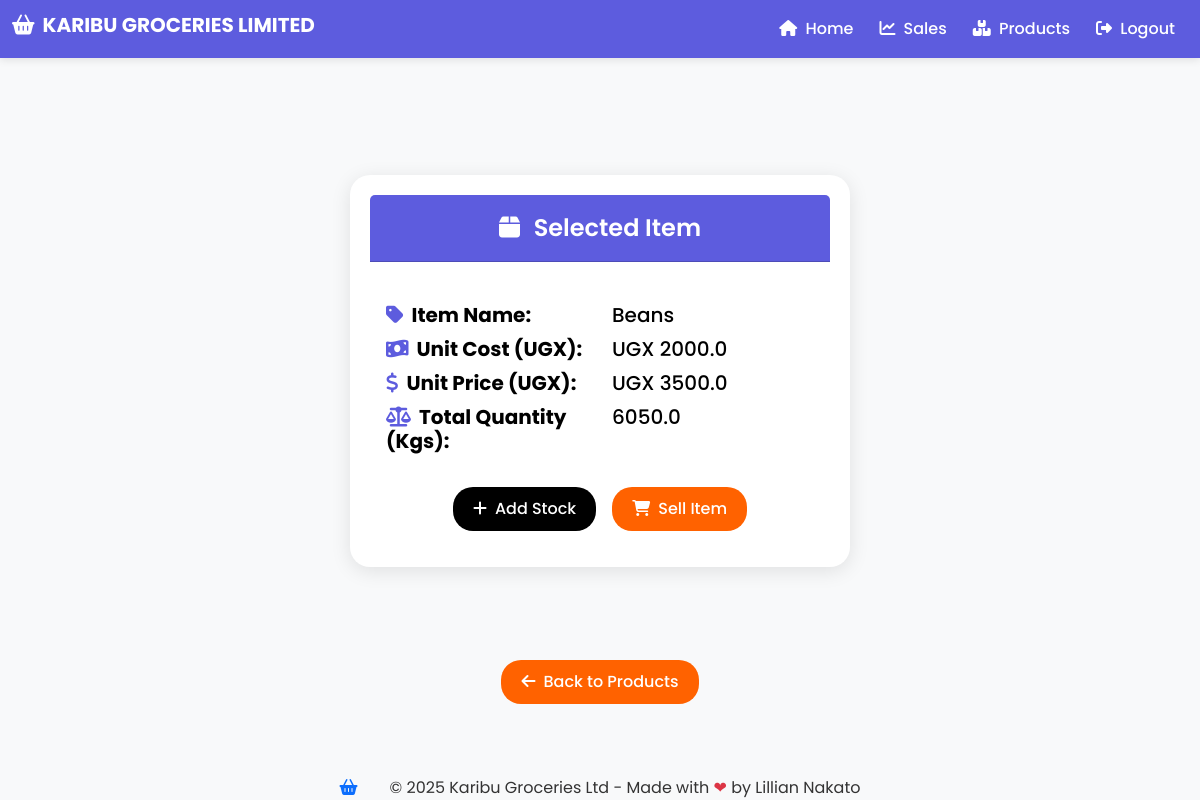
Before: /productdetail/1/ (signed in) with the older database file.
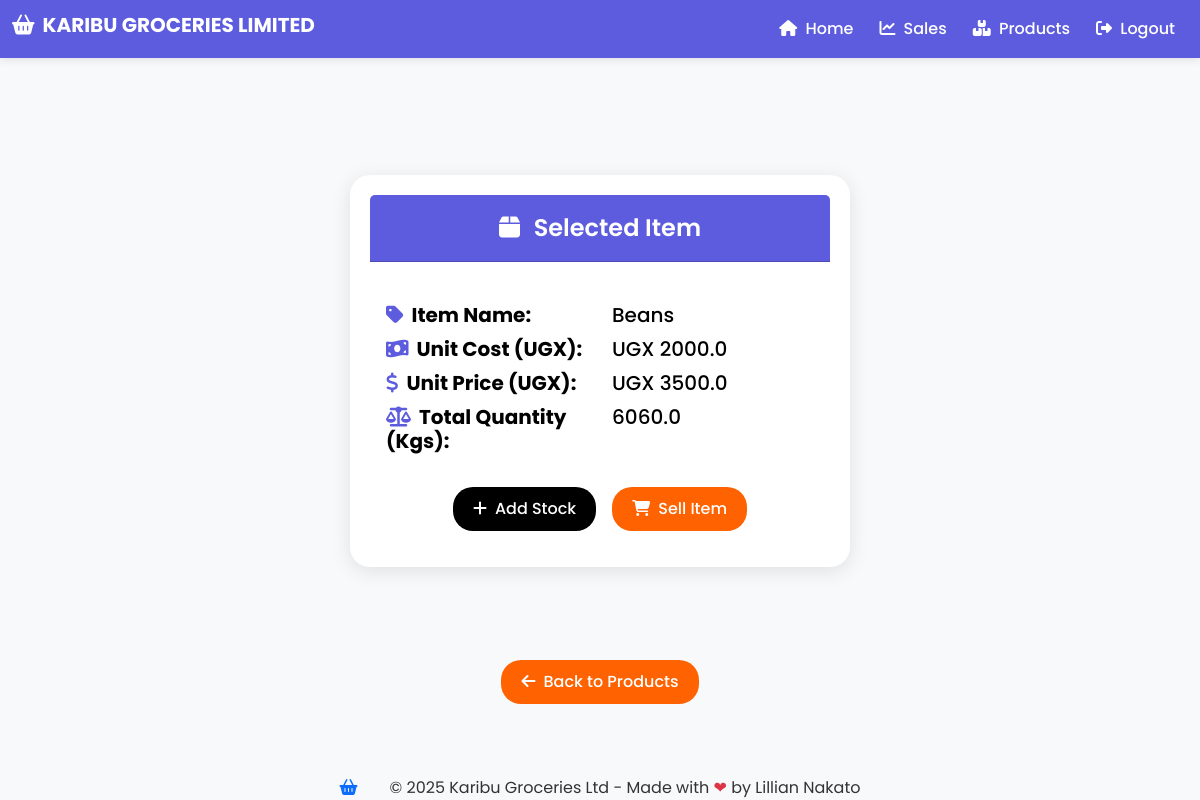
After: the same page with the newer database file.
### kgl_app/models.py (models this page shows, shortened)
class Product(models.Model):
    product_name=models.CharField(max_length=50, blank=False, default='')
    branch_name=models.CharField(max_length=50,  blank=True, null=True)
    product_type=models.CharField(max_length=50, null = True, blank=True)
    time_of_produce=models.CharField(max_length=50, null = True, blank=True)
    stock_contact=models.CharField(max_length=50, null = True, blank=True)
    source = models.CharField(max_length=50, default='',blank=False)
    cost = models.FloatField(default=0, null = False, blank=False)
    unit_cost = models.FloatField(default=10, null = False, blank=False)
    unit_price = models.FloatField(default=0, null = False, blank=False)
    total_quantity = models.FloatField(default=0, null = False, blank=False)
    received_quantity = models.FloatField(default=0, null = False, blank=False)
    issued_quantity = models.FloatField(default=0, null = False, blank=False)
    date = models.DateField(auto_now_add=True)

### kgl_app/views.py (the view)
# urls.py: path('productdetail/<int:product_id>/', views.product_detail, name='productdetail'),
@login_required
def product_detail(request, product_id):
    product = get_object_or_404(Product, id=product_id)
    return render(request, 'kgl_app/productdetail.html', {'product': product})

### kgl_app/templates/kgl_app/productdetail.html (shortened to what this page needs)
{% load static %}
<!DOCTYPE html>
<html lang="en" {% if dark_mode %}class="dark"{% endif %}>
<head>
    <link href="https://cdn.jsdelivr.net/npm/bootstrap@5.3.3/dist/css/bootstrap.min.css" rel="stylesheet"
>
    <link rel="stylesheet" href="https://cdnjs.cloudflare.com/ajax/libs/font-awesome/6.4.0/css/all.min.css">
    <link rel="stylesheet" href="{% static 'css/productdetail.css' %}">
</head>
<body>
    {% block content %}
    <nav class="navbar navbar-expand-lg navbar-dark">
        <div class="container-fluid">
            <h1 class="navbar-brand fw-bold text-white">
                <i class="fas fa-shopping-basket me-2"></i> KARIBU GROCERIES LIMITED
            </h1>
            <div class="collapse navbar-collapse justify-content-end" id="navbarNav">
                <ul class="navbar-nav">
                    <li class="nav-item">
                        <a class="nav-link" href="/home/"><i class="fas fa-home me-1"></i> Home</a>
                    </li>
                    <li class="nav-item">
                        <a class="nav-link" href="/sales/"><i class="fas fa-chart-line me-1"></i> Sales</a>
                    </li>
                    <li class="nav-item">
                        <a class="nav-link active" href="/products/"><i class="fas fa-boxes me-1"></i> Products</a>
                    </li>
                    <li class="nav-item">
                        <a class="nav-link" href="/logout/"><i class="fas fa-sign-out-alt me-1"></i> Logout</a>
                    </li>
                </ul>
            </div>
        </div>
    </nav>
    <div class="container my-5 fade-in">
        <div class="card">
            <div class="card-header"><i class="fas fa-box me-2"></i> Selected Item</div>
            <div class="card-body">
                <div class="details-section row">
                    <div class="col-md-6">
                        <h5><i class="fas fa-tag icon"></i><strong>Item Name:</strong></h5>
                        <h5><i class="fas fa-money-bill-wave icon"></i><strong>Unit Cost (UGX):</strong></h5>
                        <h5><i class="fas fa-dollar-sign icon"></i><strong>Unit Price (UGX):</strong></h5>
                        <h5><i class="fas fa-balance-scale icon"></i><strong>Total Quantity (Kgs):</strong></h5>
                    </div>
                    <div class="col-md-6">
                        <h5>{{ product.product_name }}</h5>
                        <h5>UGX {{ product.unit_cost }}</h5>
                        <h5>UGX {{ product.unit_price }}</h5>
                        <h5>{{ product.total_quantity }}</h5>
                    </div>
                </div>
                <div class="d-flex justify-content-center gap-3 mt-4">
                    <a href="{% url 'add_to_stock' product.pk %}" class="btn btn-custom add-stock"><i class="fas fa-plus me-2"></i>Add Stock</a>
                    <a href="{% url 'issue_item' product.id %}" class="btn btn-custom sell-item"><i class="fas fa-shopping-cart me-2"></i>Sell Item</a>
                </div>
            </div>
        </div>
        <div class="text-center my-4">
            <a href="{% url 'products' %}" class="btn btn-custom back"><i class="fas fa-arrow-left me-2"></i>Back to Products</a>
        </div>
    </div>
    {% endblock %}
    <footer>
        <div class="row align-items-center justify-content-center">
            <div class="col-auto">
                <i class="fas fa-shopping-basket text-primary me-2"></i>
            </div>
            <div class="col-auto">
                © 2025 Karibu Groceries Ltd - Made with <span class="text-danger">❤</span> by Lillian Nakato
            </div>
        </div>
    </footer>
</body>
</html>

Changed rows visible on the page:
changed Product "Beans": total_quantity "6050.0" → "6060.0"
